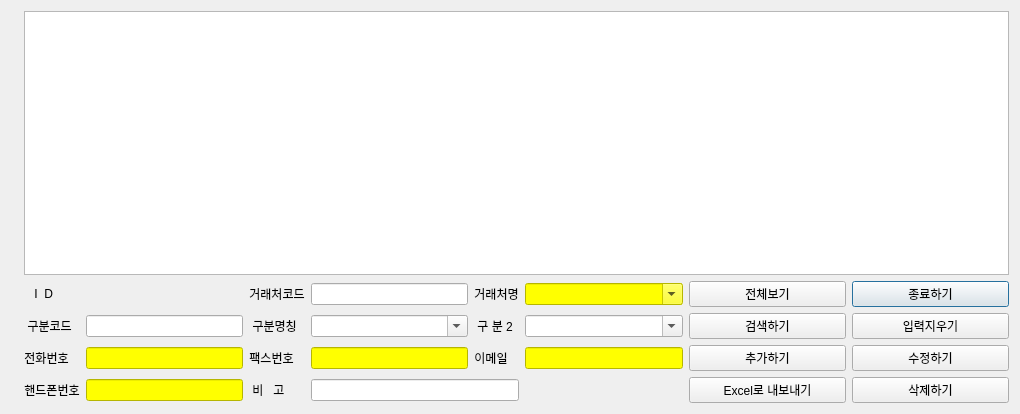
<?xml version="1.0" encoding="UTF-8"?>
<ui version="4.0">
 <class>CustomerPhoneNoDialog</class>
 <widget class="QDialog" name="CustomerPhoneNoDialog">
  <property name="geometry">
   <rect>
    <x>0</x>
    <y>0</y>
    <width>1020</width>
    <height>414</height>
   </rect>
  </property>
  <property name="sizePolicy">
   <sizepolicy hsizetype="Expanding" vsizetype="Expanding">
    <horstretch>0</horstretch>
    <verstretch>0</verstretch>
   </sizepolicy>
  </property>
  <property name="windowTitle">
   <string>거래처 연락처</string>
  </property>
  <layout class="QGridLayout" name="gridLayout_2">
   <item row="0" column="0">
    <layout class="QGridLayout" name="gridLayout">
     <item row="1" column="8">
      <widget class="QPushButton" name="pb_customerfone_close">
       <property name="sizePolicy">
        <sizepolicy hsizetype="Expanding" vsizetype="Fixed">
         <horstretch>0</horstretch>
         <verstretch>0</verstretch>
        </sizepolicy>
       </property>
       <property name="text">
        <string>종료하기</string>
       </property>
      </widget>
     </item>
     <item row="2" column="8">
      <widget class="QPushButton" name="pb_customerfone_clear">
       <property name="sizePolicy">
        <sizepolicy hsizetype="Expanding" vsizetype="Fixed">
         <horstretch>0</horstretch>
         <verstretch>0</verstretch>
        </sizepolicy>
       </property>
       <property name="text">
        <string>입력지우기</string>
       </property>
      </widget>
     </item>
     <item row="1" column="4">
      <widget class="QLineEdit" name="entry_customerfone_code">
       <property name="sizePolicy">
        <sizepolicy hsizetype="MinimumExpanding" vsizetype="Fixed">
         <horstretch>0</horstretch>
         <verstretch>0</verstretch>
        </sizepolicy>
       </property>
      </widget>
     </item>
     <item row="3" column="8">
      <widget class="QPushButton" name="pb_customerfone_update">
       <property name="sizePolicy">
        <sizepolicy hsizetype="Expanding" vsizetype="Fixed">
         <horstretch>0</horstretch>
         <verstretch>0</verstretch>
        </sizepolicy>
       </property>
       <property name="text">
        <string>수정하기</string>
       </property>
      </widget>
     </item>
     <item row="4" column="7">
      <widget class="QPushButton" name="pb_customerfone_excel_export">
       <property name="sizePolicy">
        <sizepolicy hsizetype="Expanding" vsizetype="Fixed">
         <horstretch>0</horstretch>
         <verstretch>0</verstretch>
        </sizepolicy>
       </property>
       <property name="text">
        <string>Excel로 내보내기</string>
       </property>
      </widget>
     </item>
     <item row="3" column="7">
      <widget class="QPushButton" name="pb_customerfone_insert">
       <property name="sizePolicy">
        <sizepolicy hsizetype="Expanding" vsizetype="Fixed">
         <horstretch>0</horstretch>
         <verstretch>0</verstretch>
        </sizepolicy>
       </property>
       <property name="text">
        <string>추가하기</string>
       </property>
      </widget>
     </item>
     <item row="1" column="6">
      <widget class="QComboBox" name="cb_customerfone_cname">
       <property name="sizePolicy">
        <sizepolicy hsizetype="Expanding" vsizetype="Fixed">
         <horstretch>0</horstretch>
         <verstretch>0</verstretch>
        </sizepolicy>
       </property>
       <property name="styleSheet">
        <string notr="true">background-color: rgb(255, 255, 0);</string>
       </property>
       <property name="editable">
        <bool>true</bool>
       </property>
      </widget>
     </item>
     <item row="1" column="2">
      <widget class="QLabel" name="lbl_customerfone_id">
       <property name="sizePolicy">
        <sizepolicy hsizetype="MinimumExpanding" vsizetype="MinimumExpanding">
         <horstretch>0</horstretch>
         <verstretch>0</verstretch>
        </sizepolicy>
       </property>
       <property name="text">
        <string/>
       </property>
      </widget>
     </item>
     <item row="1" column="7">
      <widget class="QPushButton" name="pb_customerfone_show">
       <property name="sizePolicy">
        <sizepolicy hsizetype="Expanding" vsizetype="Fixed">
         <horstretch>0</horstretch>
         <verstretch>0</verstretch>
        </sizepolicy>
       </property>
       <property name="text">
        <string>전체보기</string>
       </property>
      </widget>
     </item>
     <item row="1" column="3">
      <widget class="QLabel" name="label_2">
       <property name="sizePolicy">
        <sizepolicy hsizetype="Fixed" vsizetype="Fixed">
         <horstretch>0</horstretch>
         <verstretch>0</verstretch>
        </sizepolicy>
       </property>
       <property name="text">
        <string>거래처코드</string>
       </property>
       <property name="alignment">
        <set>Qt::AlignCenter</set>
       </property>
      </widget>
     </item>
     <item row="2" column="6">
      <widget class="QComboBox" name="cb_customerfone_class2">
       <property name="sizePolicy">
        <sizepolicy hsizetype="Expanding" vsizetype="Fixed">
         <horstretch>0</horstretch>
         <verstretch>0</verstretch>
        </sizepolicy>
       </property>
       <property name="styleSheet">
        <string notr="true"/>
       </property>
       <property name="editable">
        <bool>true</bool>
       </property>
      </widget>
     </item>
     <item row="2" column="7">
      <widget class="QPushButton" name="pb_customerfone_search">
       <property name="sizePolicy">
        <sizepolicy hsizetype="Expanding" vsizetype="Fixed">
         <horstretch>0</horstretch>
         <verstretch>0</verstretch>
        </sizepolicy>
       </property>
       <property name="text">
        <string>검색하기</string>
       </property>
      </widget>
     </item>
     <item row="2" column="5">
      <widget class="QLabel" name="label_4">
       <property name="sizePolicy">
        <sizepolicy hsizetype="Fixed" vsizetype="Fixed">
         <horstretch>0</horstretch>
         <verstretch>0</verstretch>
        </sizepolicy>
       </property>
       <property name="text">
        <string> 구 분 2</string>
       </property>
       <property name="alignment">
        <set>Qt::AlignCenter</set>
       </property>
      </widget>
     </item>
     <item row="4" column="8">
      <widget class="QPushButton" name="pb_customerfone_delete">
       <property name="sizePolicy">
        <sizepolicy hsizetype="Expanding" vsizetype="Fixed">
         <horstretch>0</horstretch>
         <verstretch>0</verstretch>
        </sizepolicy>
       </property>
       <property name="text">
        <string>삭제하기</string>
       </property>
      </widget>
     </item>
     <item row="4" column="0">
      <widget class="QLabel" name="label_8">
       <property name="sizePolicy">
        <sizepolicy hsizetype="Fixed" vsizetype="MinimumExpanding">
         <horstretch>0</horstretch>
         <verstretch>0</verstretch>
        </sizepolicy>
       </property>
       <property name="text">
        <string/>
       </property>
       <property name="alignment">
        <set>Qt::AlignCenter</set>
       </property>
      </widget>
     </item>
     <item row="1" column="5">
      <widget class="QLabel" name="label_3">
       <property name="sizePolicy">
        <sizepolicy hsizetype="Fixed" vsizetype="Fixed">
         <horstretch>0</horstretch>
         <verstretch>0</verstretch>
        </sizepolicy>
       </property>
       <property name="text">
        <string>거래처명</string>
       </property>
       <property name="alignment">
        <set>Qt::AlignCenter</set>
       </property>
      </widget>
     </item>
     <item row="1" column="1">
      <widget class="QLabel" name="label">
       <property name="sizePolicy">
        <sizepolicy hsizetype="Fixed" vsizetype="Fixed">
         <horstretch>0</horstretch>
         <verstretch>0</verstretch>
        </sizepolicy>
       </property>
       <property name="text">
        <string>   I  D  </string>
       </property>
       <property name="alignment">
        <set>Qt::AlignCenter</set>
       </property>
      </widget>
     </item>
     <item row="2" column="1">
      <widget class="QLabel" name="label_5">
       <property name="sizePolicy">
        <sizepolicy hsizetype="Fixed" vsizetype="Fixed">
         <horstretch>0</horstretch>
         <verstretch>0</verstretch>
        </sizepolicy>
       </property>
       <property name="text">
        <string> 구분코드</string>
       </property>
       <property name="alignment">
        <set>Qt::AlignCenter</set>
       </property>
      </widget>
     </item>
     <item row="2" column="4">
      <widget class="QComboBox" name="cb_customerfone_tname">
       <property name="sizePolicy">
        <sizepolicy hsizetype="Expanding" vsizetype="Fixed">
         <horstretch>0</horstretch>
         <verstretch>0</verstretch>
        </sizepolicy>
       </property>
       <property name="styleSheet">
        <string notr="true"/>
       </property>
       <property name="editable">
        <bool>true</bool>
       </property>
      </widget>
     </item>
     <item row="2" column="2">
      <widget class="QLineEdit" name="entry_customerfone_class1">
       <property name="sizePolicy">
        <sizepolicy hsizetype="MinimumExpanding" vsizetype="Fixed">
         <horstretch>0</horstretch>
         <verstretch>0</verstretch>
        </sizepolicy>
       </property>
      </widget>
     </item>
     <item row="2" column="3">
      <widget class="QLabel" name="label_9">
       <property name="sizePolicy">
        <sizepolicy hsizetype="Fixed" vsizetype="Fixed">
         <horstretch>0</horstretch>
         <verstretch>0</verstretch>
        </sizepolicy>
       </property>
       <property name="text">
        <string> 구분명칭</string>
       </property>
       <property name="alignment">
        <set>Qt::AlignCenter</set>
       </property>
      </widget>
     </item>
     <item row="0" column="1" colspan="8">
      <widget class="QTableView" name="tv_customerfone">
       <property name="sizePolicy">
        <sizepolicy hsizetype="Expanding" vsizetype="Expanding">
         <horstretch>0</horstretch>
         <verstretch>1</verstretch>
        </sizepolicy>
       </property>
      </widget>
     </item>
     <item row="3" column="2">
      <widget class="QLineEdit" name="entry_customerfone_no">
       <property name="sizePolicy">
        <sizepolicy hsizetype="Expanding" vsizetype="Fixed">
         <horstretch>0</horstretch>
         <verstretch>0</verstretch>
        </sizepolicy>
       </property>
       <property name="styleSheet">
        <string notr="true">background-color: rgb(255, 255, 0);</string>
       </property>
      </widget>
     </item>
     <item row="3" column="1">
      <widget class="QLabel" name="label_10">
       <property name="sizePolicy">
        <sizepolicy hsizetype="Fixed" vsizetype="Fixed">
         <horstretch>0</horstretch>
         <verstretch>0</verstretch>
        </sizepolicy>
       </property>
       <property name="text">
        <string>전화번호</string>
       </property>
       <property name="alignment">
        <set>Qt::AlignCenter</set>
       </property>
      </widget>
     </item>
     <item row="3" column="3">
      <widget class="QLabel" name="label_11">
       <property name="sizePolicy">
        <sizepolicy hsizetype="Fixed" vsizetype="Fixed">
         <horstretch>0</horstretch>
         <verstretch>0</verstretch>
        </sizepolicy>
       </property>
       <property name="text">
        <string>팩스번호</string>
       </property>
       <property name="alignment">
        <set>Qt::AlignCenter</set>
       </property>
      </widget>
     </item>
     <item row="4" column="1">
      <widget class="QLabel" name="label_7">
       <property name="sizePolicy">
        <sizepolicy hsizetype="Fixed" vsizetype="Fixed">
         <horstretch>0</horstretch>
         <verstretch>0</verstretch>
        </sizepolicy>
       </property>
       <property name="text">
        <string>핸드폰번호</string>
       </property>
       <property name="alignment">
        <set>Qt::AlignCenter</set>
       </property>
      </widget>
     </item>
     <item row="3" column="5">
      <widget class="QLabel" name="label_13">
       <property name="sizePolicy">
        <sizepolicy hsizetype="Fixed" vsizetype="Fixed">
         <horstretch>0</horstretch>
         <verstretch>0</verstretch>
        </sizepolicy>
       </property>
       <property name="text">
        <string>이메일</string>
       </property>
       <property name="alignment">
        <set>Qt::AlignCenter</set>
       </property>
      </widget>
     </item>
     <item row="4" column="3">
      <widget class="QLabel" name="label_6">
       <property name="sizePolicy">
        <sizepolicy hsizetype="Fixed" vsizetype="Fixed">
         <horstretch>0</horstretch>
         <verstretch>0</verstretch>
        </sizepolicy>
       </property>
       <property name="text">
        <string> 비   고 </string>
       </property>
       <property name="alignment">
        <set>Qt::AlignCenter</set>
       </property>
      </widget>
     </item>
     <item row="4" column="4" colspan="2">
      <widget class="QLineEdit" name="entry_customerfone_remark">
       <property name="sizePolicy">
        <sizepolicy hsizetype="MinimumExpanding" vsizetype="Fixed">
         <horstretch>0</horstretch>
         <verstretch>0</verstretch>
        </sizepolicy>
       </property>
      </widget>
     </item>
     <item row="3" column="4">
      <widget class="QLineEdit" name="entry_customerfone_faxno">
       <property name="sizePolicy">
        <sizepolicy hsizetype="Expanding" vsizetype="Fixed">
         <horstretch>0</horstretch>
         <verstretch>0</verstretch>
        </sizepolicy>
       </property>
       <property name="styleSheet">
        <string notr="true">background-color: rgb(255, 255, 0);</string>
       </property>
      </widget>
     </item>
     <item row="3" column="6">
      <widget class="QLineEdit" name="entry_customerfone_email">
       <property name="sizePolicy">
        <sizepolicy hsizetype="Expanding" vsizetype="Fixed">
         <horstretch>0</horstretch>
         <verstretch>0</verstretch>
        </sizepolicy>
       </property>
       <property name="styleSheet">
        <string notr="true">background-color: rgb(255, 255, 0);</string>
       </property>
      </widget>
     </item>
     <item row="4" column="2">
      <widget class="QLineEdit" name="entry_customerfone_mpno">
       <property name="sizePolicy">
        <sizepolicy hsizetype="Expanding" vsizetype="Fixed">
         <horstretch>0</horstretch>
         <verstretch>0</verstretch>
        </sizepolicy>
       </property>
       <property name="styleSheet">
        <string notr="true">background-color: rgb(255, 255, 0);</string>
       </property>
      </widget>
     </item>
    </layout>
   </item>
  </layout>
 </widget>
 <resources/>
 <connections/>
</ui>
